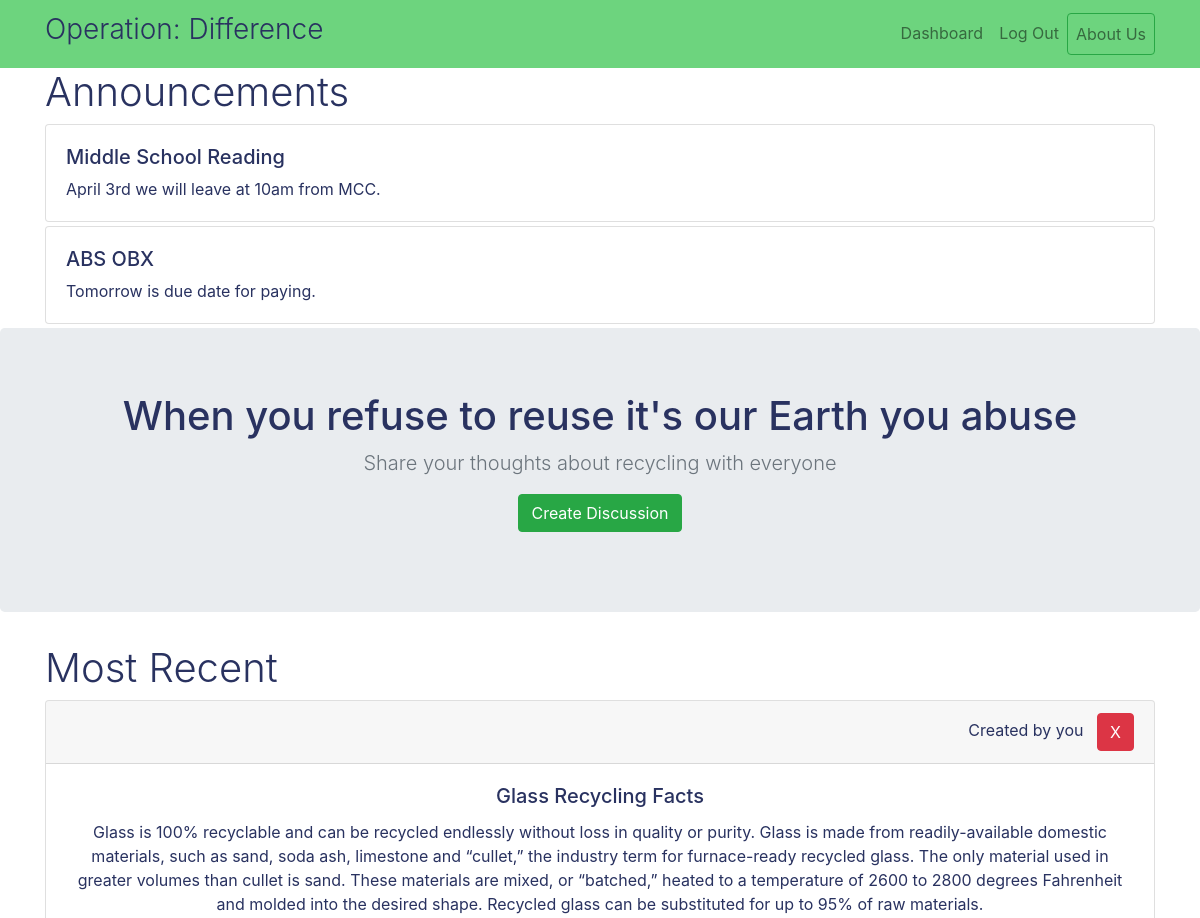
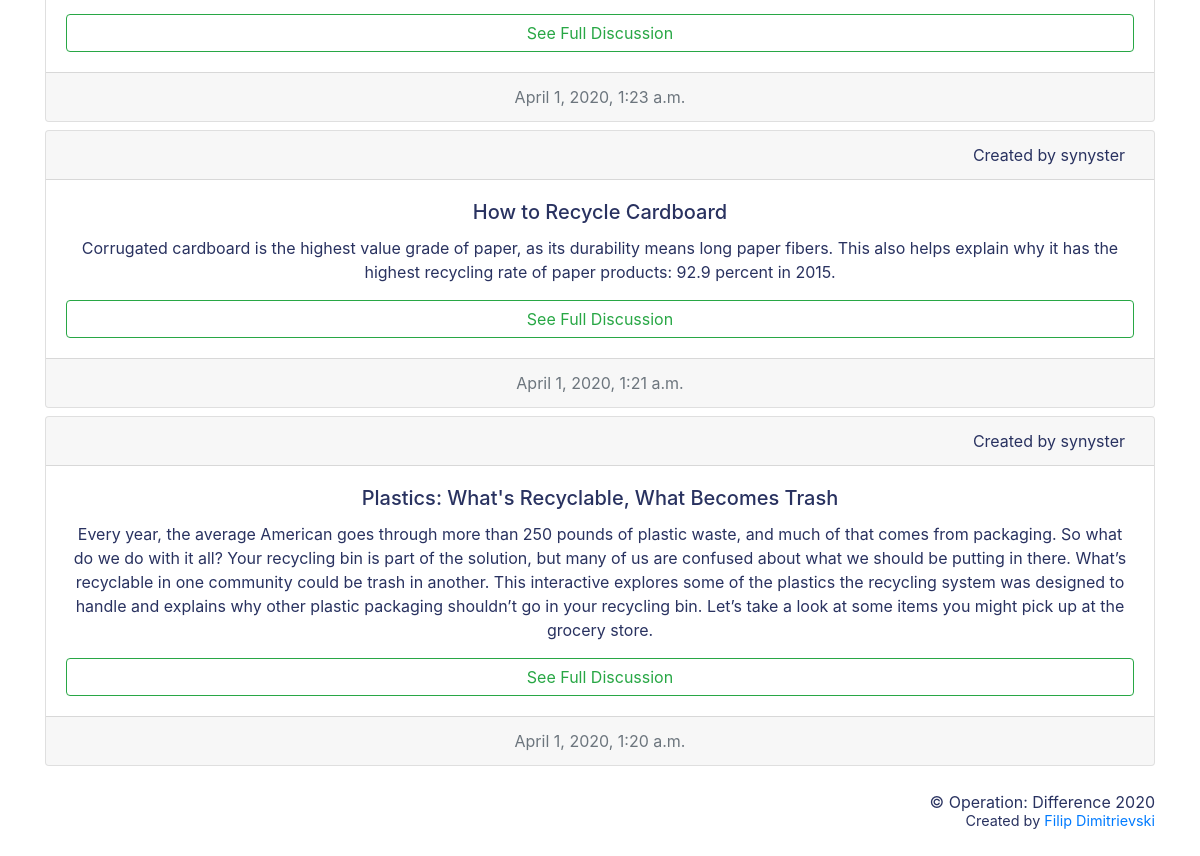
Screenshot of /dashboard (signed in) with the database file from the repository (2 pictures, top to bottom).
### blog/models.py (models this page shows, shortened)
class Announcements(models.Model):
    title = models.CharField(max_length=100)
    body = models.TextField()

class Post(models.Model):
    title = models.CharField(max_length=100)
    body = models.TextField()
    time = models.DateTimeField()
    user = models.ForeignKey(User, on_delete=models.CASCADE)

### blog/views.py (the view)
# urls.py: path('dashboard', views.dashboard, name='dashboard'),
@login_required(login_url="/login")
def dashboard(request):
    all_posts = Post.objects.all().order_by('-id')
    current_user = request.user
    try:
        valid_member = Members.objects.get(user=current_user)
        all_announcements = Announcements.objects.all().order_by('-id')
    except:
        all_announcements = False
    passing_dict = {
        'all_posts': all_posts,
        'current_user': current_user,
        'all_announcements': all_announcements
    }
    return render(request, 'blog/dashboard.html', passing_dict)

### blog/templates/blog/dashboard.html
{% extends 'blog/base.html' %}
{% block content %}
{% if all_announcements %}
<div class="container">
    <h1 class="font-weight-light">Announcements</h1>
    {% for anno in all_announcements %}
    <div class="card mb-1">
        <div class="card-body">
            <h5>{{ anno.title }}</h5>
            {{ anno.body }}
        </div>
      </div>
    {% endfor %}
</div>
{% endif %}
<section class="jumbotron text-center">
    <h1 class="jumbotron-heading">When you refuse to reuse it's our Earth you abuse</h1>
    <p class="lead text-muted">Share your thoughts about recycling with everyone</p>
    {% if user.is_authenticated %}
    <p>
        <a href="{% url 'create_post' %}" class="btn btn-success">Create Discussion</a>
    </p>
    {% endif %}
</section>
<div class="container">
    <h1 class="font-weight-light">Most Recent</h1>
    {% for post in all_posts %}
    <div class="card text-center mb-2">
        <div class="card-header text-right">
            {% if post.user == current_user %}
            Created by you &nbsp;
            <div class="btn-group" role="group" aria-label="Third group">
                <a href="{% url 'delete_post' post.id %}" class="btn btn-danger">X</a>
            </div>
            {% else %}
            Created by {{ post.user }} &nbsp;
            {% endif %}
        </div>
        <div class="card-body">
            <h5 class="card-title">{{ post.title }}</h5>
            <p class="card-text">{{ post.body }}</p>
            <a href="{% url 'detail_post' post.id %}" class="btn btn-outline-success btn-block">See Full Discussion</a>
        </div>
        <div class="card-footer text-muted">
            {{ post.time }}
        </div>
    </div>
    {% endfor %}
</div>
{% endblock %}

### blog/templates/blog/base.html (style rules this page uses)
* { color: #293260; }

### rows the page displays
Announcements: title "Middle School Reading", body "April 3rd we will leave at 10am from MCC."
Announcements: title "ABS OBX", body "Tomorrow is due date for paying."
Post: shows "Created by you", title "Glass Recycling Facts", body "Glass is 100% recyclable and can be recycled endlessly without loss in quality or purity. Glass is made from readily-available domestic materials, such as sand, soda ash, limestone and “cullet,” the industry term for furnace-ready recycled glass. The only material used in greater volumes than cullet is sand. These materials are mixed, or “batched,” heated to a temperature of 2600 to 2800 degrees Fahrenheit and molded into the desired shape. Recycled glass can be substituted for up to 95% of raw materials.", time "April 1, 2020, 1:23 a.m."
Post: user "synyster", title "How to Recycle Cardboard", body "Corrugated cardboard is the highest value grade of paper, as its durability means long paper fibers. This also helps explain why it has the highest recycling rate of paper products: 92.9 percent in 2015.", time "April 1, 2020, 1:21 a.m."
Post: user "synyster", title "Plastics: What's Recyclable, What Becomes Trash", body "Every year, the average American goes through more than 250 pounds of plastic waste, and much of that comes from packaging. So what do we do with it all? Your recycling bin is part of the solution, but many of us are confused about what we should be putting in there. What’s recyclable in one community could be trash in another. This interactive explores some of the plastics the recycling system was designed to handle and explains why other plastic packaging shouldn’t go in your recycling bin. Let’s take a look at some items you might pick up at the grocery store.", time "April 1, 2020, 1:20 a.m."
